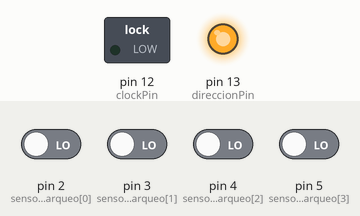
This sketch was run on a simulated Arduino Uno, built with avr-gcc and run on an emulated ATmega328P. Parts: switched loads named in the sketch (green lamp = pin HIGH), output pins drawn as LEDs (lit = HIGH). The inputs (shaded band) are chosen by the test bench; at power-on: pin 2 (sensoresParqueo[0]), pin 3 (sensoresParqueo[1]), pin 4 (sensoresParqueo[2]), pin 5 (sensoresParqueo[3]) LOW.

Above: at 1.2 s.
1.3 s: pin 2 (sensoresParqueo[0]) driven HIGH
At 2.3 s:
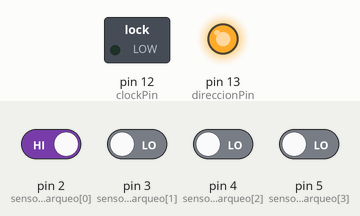
2.8 s: pin 2 (sensoresParqueo[0]) driven LOW
At 3.5 s:
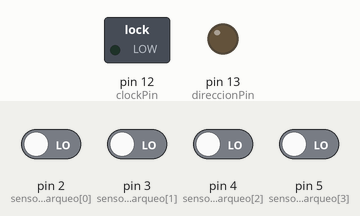
4.3 s: pin 3 (sensoresParqueo[1]) driven HIGH
At 4.6 s:
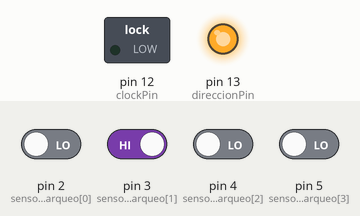
5.8 s: pin 3 (sensoresParqueo[1]) driven LOW
At 7.0 s:
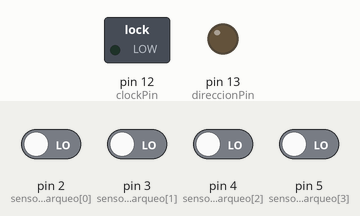
Timing chart, 0 to 8.3 s (numbered marks = the images above; inputs shaded):
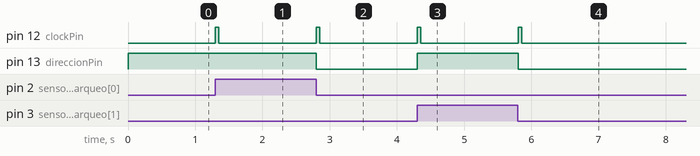

The sketch:

Prueba_de_reloj4.ino
```cpp
const int numParqueos = 4; // Cambia esto al número real de espacios de estacionamiento
const int sensoresParqueo[] = {2, 3, 4, 5}; // Pines digitales del Arduino conectados a los sensores
int estadoParqueo[numParqueos];
int estadoAnteriorParqueo[numParqueos];
const int clockPin = 12;   // Pin para el reloj del contador
const int direccionPin = 13; // Pin para controlar la dirección del contador

void setup() {
  for (int i = 0; i < numParqueos; i++) {
    pinMode(sensoresParqueo[i], INPUT);
    estadoParqueo[i] = digitalRead(sensoresParqueo[i]);
    estadoAnteriorParqueo[i] = estadoParqueo[i];
  }
  pinMode(clockPin, OUTPUT);
  pinMode(direccionPin, OUTPUT);
  digitalWrite(clockPin, LOW);
  digitalWrite(direccionPin, HIGH); // Inicializar dirección a ascendente (ejemplo)
}

void loop() {
  for (int i = 0; i < numParqueos; i++) {
    estadoParqueo[i] = digitalRead(sensoresParqueo[i]);

    // Detección de entrada (flanco de subida)
    if (estadoParqueo[i] == HIGH && estadoAnteriorParqueo[i] == LOW) {
      // Configurar dirección para ascendente (incrementar)
      digitalWrite(direccionPin, HIGH);
      // Generar pulso de reloj
      generarPulsoReloj();
    }

    // Detección de salida (flanco de bajada)
    if (estadoParqueo[i] == LOW && estadoAnteriorParqueo[i] == HIGH) {
      // Configurar dirección para descendente (decrementar)
      digitalWrite(direccionPin, LOW);
      // Generar pulso de reloj
      generarPulsoReloj();
    }

    estadoAnteriorParqueo[i] = estadoParqueo[i];
  }
  delay(50); // Pequeño delay para evitar lecturas múltiples rápidas
}

void generarPulsoReloj() {
  digitalWrite(clockPin, HIGH);
  delay(50); // Pulso corto
  digitalWrite(clockPin, LOW);
}
```

Measured:
- after the input at 1.3 s, pin 12 (clockPin): LOW → HIGH at once, → LOW 0.05 s later
- after the input at 2.8 s, pin 12 (clockPin): LOW → HIGH at once, → LOW 0.05 s later; pin 13 (direccionPin): HIGH → LOW at once
- after the input at 4.3 s, pin 12 (clockPin): LOW → HIGH at once, → LOW 0.05 s later; pin 13 (direccionPin): LOW → HIGH at once
- after the input at 5.8 s, pin 12 (clockPin): LOW → HIGH at once, → LOW 0.05 s later; pin 13 (direccionPin): HIGH → LOW at once
